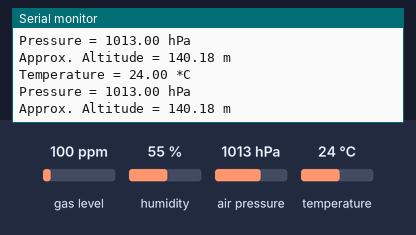
A sketch run on a simulated Arduino Uno, built with avr-gcc and run on an emulated ATmega328P. Shown: the last lines printed to the serial monitor. The test bench sets the inputs (shaded band); at power-on: air pressure 1013 hPa, temperature 24 °C, gas level 100 ppm, humidity 55 %.

Above: at 1.2 s.
1.3 s: air pressure set to 952 hPa
At 1.82 s:
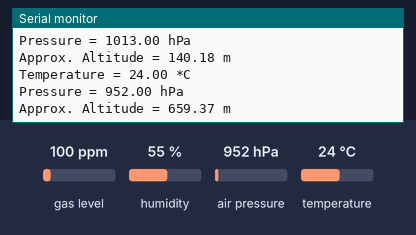
2.8 s: temperature set to 12 °C
At 3.25 s:
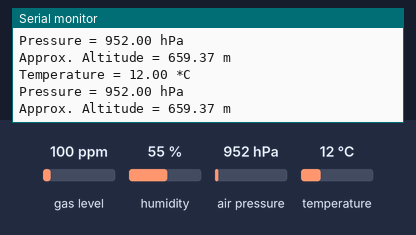
4.3 s: air pressure set to 1000 hPa
At 4.68 s:
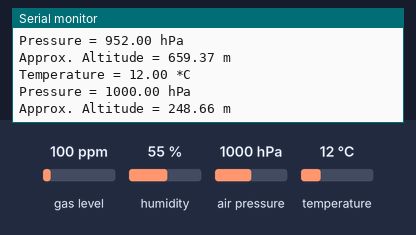
Timing chart, 0 to 7.3 s (numbered marks = the images above; inputs shaded):
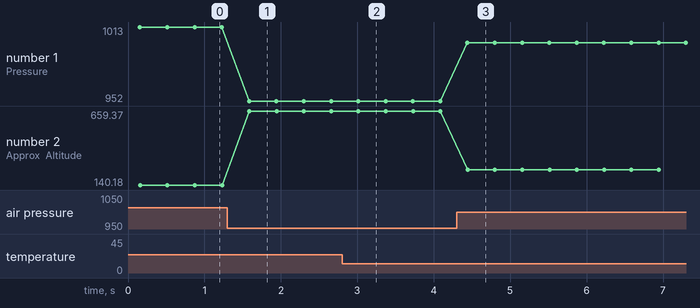

The sketch:

bmp390_test.ino
```cpp
// Use Adafruit BMP3XX Library

#include <Wire.h>
#include <SPI.h>
#include <Adafruit_Sensor.h>
#include "Adafruit_BMP3XX.h"

#define BMP_SCK 13
#define BMP_MISO 12
#define BMP_MOSI 11
#define BMP_CS 10

#define SEALEVELPRESSURE_HPA (1030)

Adafruit_BMP3XX bmp;

static const uint8_t LSM6_ADDR = 0x76;  // BMP I2C Address

void setup() {
  Serial.begin(115200);
  while (!Serial);
  Serial.println("Adafruit BMP388 / BMP390 test");

  if (!bmp.begin_I2C(LSM6_ADDR)) {   // hardware I2C mode, can pass in address & alt Wire
  //if (! bmp.begin_SPI(BMP_CS)) {  // hardware SPI mode
  //if (! bmp.begin_SPI(BMP_CS, BMP_SCK, BMP_MISO, BMP_MOSI)) {  // software SPI mode
    Serial.println("Could not find a valid BMP3 sensor, check wiring!");
    while (1);
  }

  // Set up oversampling and filter initialization
  bmp.setTemperatureOversampling(BMP3_OVERSAMPLING_8X);
  bmp.setPressureOversampling(BMP3_OVERSAMPLING_4X);
  bmp.setIIRFilterCoeff(BMP3_IIR_FILTER_COEFF_3);
  bmp.setOutputDataRate(BMP3_ODR_50_HZ);
}

void loop() {
  if (! bmp.performReading()) {
    Serial.println("Failed to perform reading :(");
    return;
  }
  Serial.print("Temperature = ");
  Serial.print(bmp.temperature);
  Serial.println(" *C");

  Serial.print("Pressure = ");
  Serial.print(bmp.pressure / 100.0);
  Serial.println(" hPa");

  Serial.print("Approx. Altitude = ");
  Serial.print(bmp.readAltitude(SEALEVELPRESSURE_HPA));
  Serial.println(" m");

  Serial.println();
  delay(200);
}
```

Measured:
- after the input at 1.3 s, the serial monitor: prints a new line after 0.28 s (image 1)
- after the input at 2.8 s, the serial monitor: prints a new line after 0.21 s (image 2)
- after the input at 4.3 s, the serial monitor: prints a new line after 0.14 s (image 3)
- plotted number 1: 1013 → 952 after the input at 1.3 s, 952 → 1000 after the input at 4.3 s
- plotted number 2: 140.18 → 659.37 after the input at 1.3 s, 659.37 → 248.66 after the input at 4.3 s
